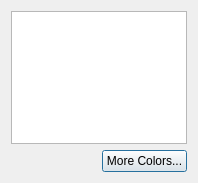
<?xml version="1.0" encoding="UTF-8"?>
<ui version="4.0">
 <class>ColourPopupDlg</class>
 <widget class="QDialog" name="ColourPopupDlg">
  <property name="geometry"><rect><x>0</x><y>0</y><width>198</width><height>183</height></rect></property>
  <layout class="QGridLayout" name="gridLayout1">
   <item row="0" column="0" colspan="2">
    <widget class="QListWidget" name="colourList">
     <property name="nppId" stdset="0"><number>2101</number></property>
    </widget>
   </item>
   <item row="1" column="1">
    <widget class="QPushButton" name="ok">
     <property name="nppId" stdset="0"><number>1</number></property>
     <property name="text"><string>More Colors...</string></property>
     <property name="autoDefault"><bool>false</bool></property>
     <property name="default"><bool>true</bool></property>
    </widget>
   </item>
  </layout>
 </widget>
 <resources/>
 <connections/>
</ui>
